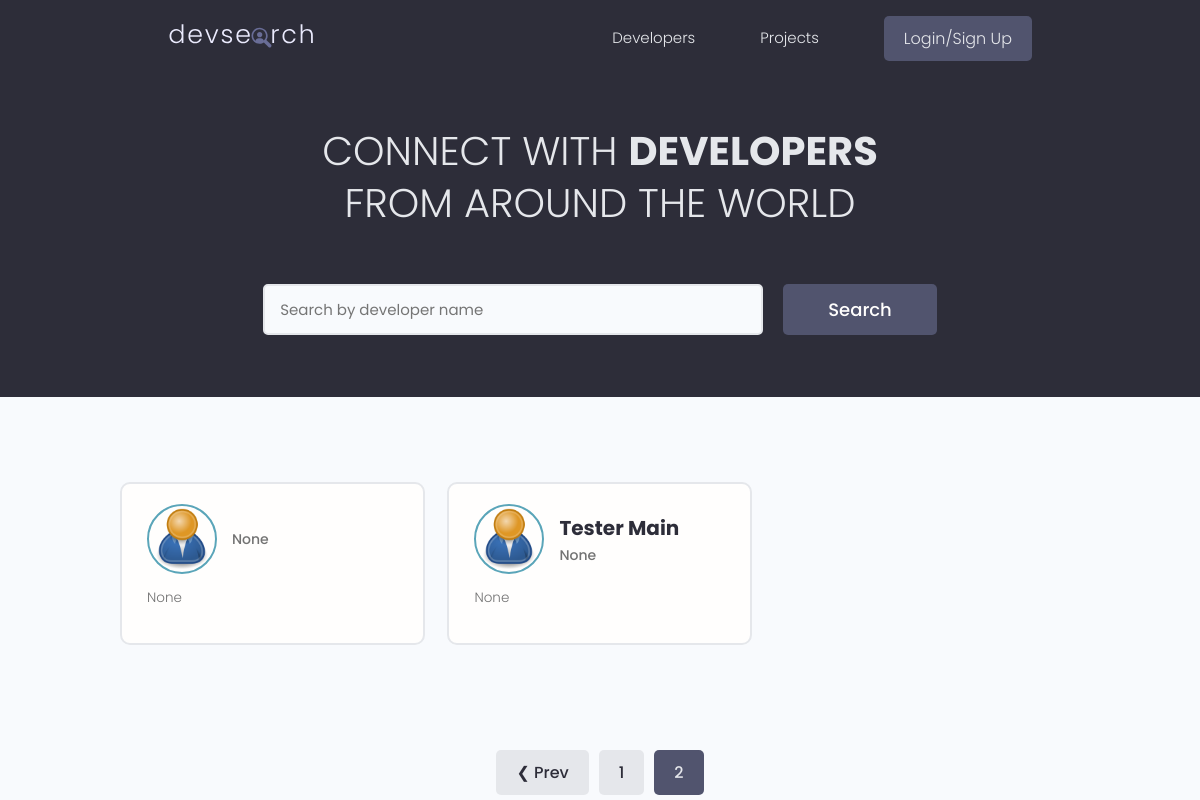
/?page=2, run on an earlier commit of the app's database.
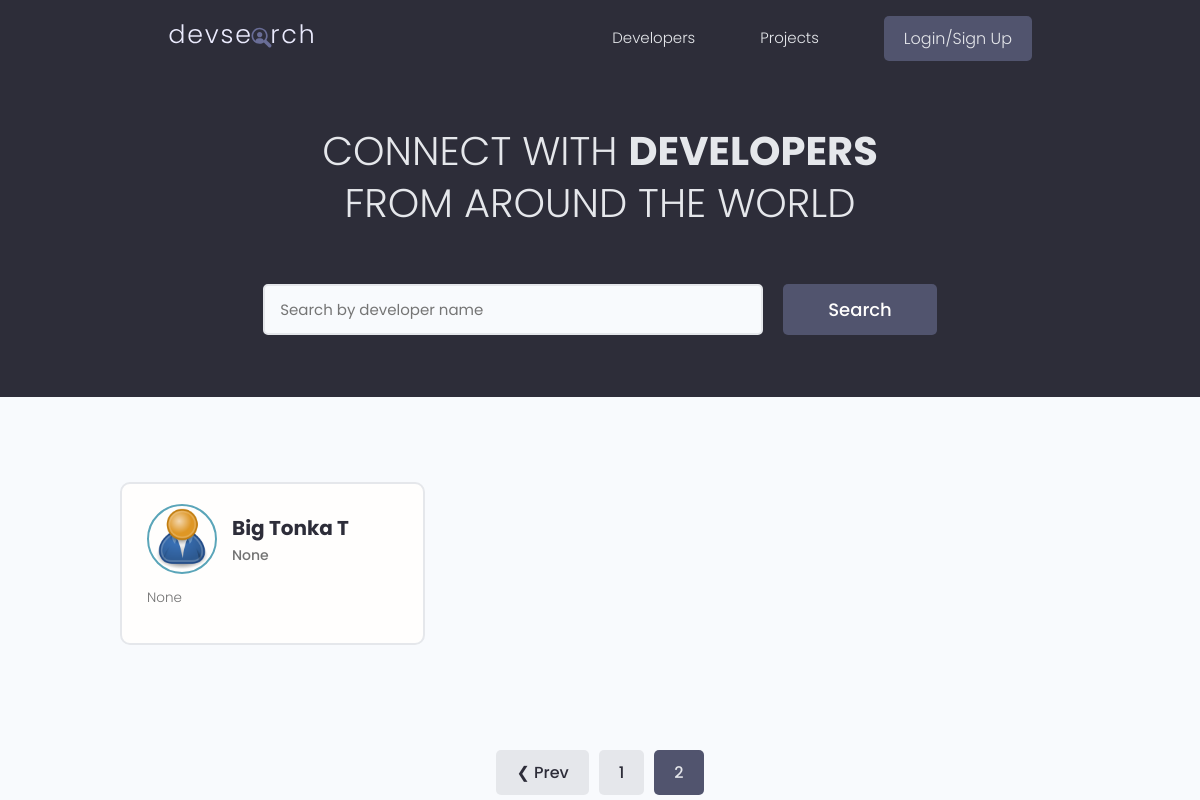
And on a later commit of the database.
### users/models.py (models this page shows, shortened)
class Profile(models.Model):
    id = models.UUIDField(default=uuid.uuid4, unique=True,
                          primary_key=True, editable=False)
    user = models.OneToOneField(
        User, on_delete=models.CASCADE, null=True, blank=True)
    name = models.CharField(max_length=200, blank=True, null=True)
    username = models.CharField(max_length=200, blank=True, null=True)
    location = models.CharField(max_length=200, blank=True, null=True)
    email = models.EmailField(max_length=500, blank=True, null=True)
    short_intro = models.CharField(max_length=200, blank=True, null=True)
    bio = models.TextField(blank=True, null=True)
    profile_img = models.ImageField(
        null=True, blank=True, upload_to='profiles/', default='profiles/user-default.png')
    social_github = models.CharField(max_length=200, blank=True, null=True)
    social_twitter = models.CharField(max_length=200, blank=True, null=True)
    social_linkedin = models.CharField(max_length=200, blank=True, null=True)
    social_youtube = models.CharField(max_length=200, blank=True, null=True)
    social_website = models.CharField(max_length=200, blank=True, null=True)
    created = models.DateTimeField(auto_now_add=True)
    class Meta:
        ordering = ['created']
    @property
    def image_url(self):
        try:
            url = self.profile_img.url
        except:
            url = ''
        return url

### users/views.py (the view)
# urls.py: path('', view=views.profiles, name='profiles'),
def profiles(request):
    profiles, query = search_profiles(request)
    custom_range, profiles = paginate_profiles(request, profiles, 3)
    context = {'profiles': profiles, 'search_query': query,
               'custom_range': custom_range}
    return render(request, 'users/profiles.html', context)

### users/utils.py (called while the page is built)
def search_profiles(request):
    search_query = ''
    if request.GET.get('search_query'):
        search_query = request.GET.get('search_query')
    skills = Skill.objects.filter(name__icontains=search_query)
    profiles = Profile.objects.distinct().filter(
        Q(name__icontains=search_query) | Q(short_intro__icontains=search_query) | Q(skill__in=skills))
    return profiles, search_query

def paginate_profiles(request, profiles, results):
    page = request.GET.get('page')
    paginator = Paginator(profiles, results)
    try:
        profiles = paginator.page(page)
    except PageNotAnInteger:
        page = 1
        profiles = paginator.page(page)
    except EmptyPage:
        page = paginator.num_pages
        profiles = paginator.page(page)
    leftIndex = (int(page) - 4)
    if leftIndex < 1:
        leftIndex = 1
    rightIndex = (int(page) + 5)
    if rightIndex > paginator.num_pages:
        rightIndex = paginator.num_pages+1
    custom_range = range(leftIndex, rightIndex)
    return custom_range, profiles

### users/templates/users/profiles.html (shortened to what this page needs)
{% extends 'main.html' %} {% block content %}
<main class="home">
  <section class="hero-section text-center">
    <div class="container container--narrow">
      <div class="hero-section__box">
        <h2>CONNECT WITH <span>DEVELOPERS</span></h2>
        <h2>FROM AROUND THE WORLD</h2>
      </div>
      <div class="hero-section__search">
        <form class="form" action="{% url 'profiles' %}" method="get" id="searchForm">
          <div class="form__field">
            <input
              class="input input--text"
              id="formInput#search"
              type="text"
              name="search_query"
              value="{{search_query}}"
              placeholder="Search by developer name"
            />
          </div>
          <input class="btn btn--sub btn--lg" type="submit" value="Search" />
        </form>
      </div>
    </div>
  </section>
  <section class="devlist">
    <div class="container">
      <div class="grid grid--three">
        {% for profile in profiles %}
        <div class="column card">
          <div class="dev">
            <a href="{% url 'user-profile' profile.id %}" class="card__body">
              <div class="dev__profile">
                <img
                  class="avatar avatar--md"
                  src="{{ profile.image_url }}"
                  alt="image"
                />
                <div class="dev__meta">
                  <h3>{{ profile.name }}</h3>
                  <h5>{{ profile.short_intro|slice:"60" }}</h5>
                </div>
              </div>
              <p class="dev__info">{{ profile.bio|slice:"150" }}</p>
            </a>
          </div>
        </div>
        {% endfor %}
      </div>
    </div>
  </section>
  {% include 'pagination.html' with queryset=profiles  %}
</main>
{% endblock content %}

What changed in the data, as far as the page shows it:
removed Profile: image_url (placeholder picture), short_intro "None", bio "None"
removed Profile: image_url (placeholder picture), name "Tester Main", short_intro "None", bio "None"
added Profile: image_url (placeholder picture), name "Big Tonka T", short_intro "None", bio "None"
